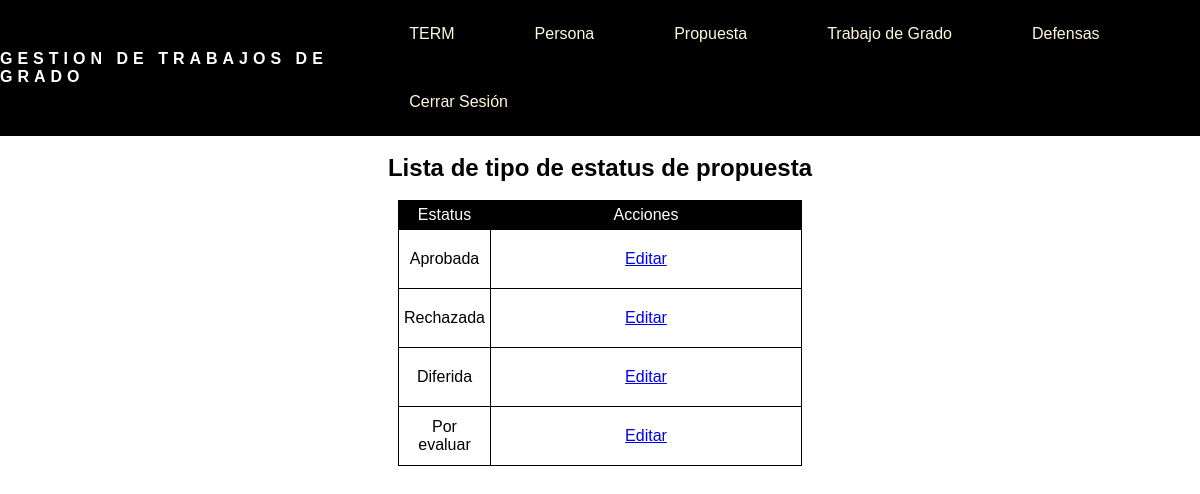
Screenshot of /consultarstatuspropuesta (signed in) with the database file from the repository.
### gestionusuarios/models.py (models this page shows, shortened)
class Statuspropuesta(models.Model):
    Estatus = models.CharField(max_length=14)

### gestionusuarios/views.py (the view)
# urls.py: path('consultarstatuspropuesta', views.consultar_statuspropuesta, name='consultar_statuspropuesta'),
def consultar_statuspropuesta(request):
    if request.user.is_authenticated:
        statuspropuestas = Statuspropuesta.objects.all()
        return render(request, "gestionusuarios/consultarstatuspropuesta.html", {'statuspropuestas': statuspropuestas})
    return redirect('/login')

### gestionusuarios/templates/gestionusuarios/consultarstatuspropuesta.html (shortened to what this page needs)
{% load static %}
<head>
    <link rel="stylesheet" href="{% static 'gestionusuarios/styles/nav.css' %}">
    <link rel="stylesheet" href="{% static 'gestionusuarios/styles/formulario.css' %}">
    <link rel="stylesheet" href="{% static 'gestionusuarios/styles/tablaconsultatipo.css' %}">
</head>
{% block content %}
<nav>
    <div class="logo">
        <h4>GESTION DE TRABAJOS DE GRADO</h4>
    </div>
    <ul class="nav-links">
        <li><a href="">TERM</a>
        </li>
        <li><a href="nuevo">Persona</a>
        </li>
        <li><a href="">Propuesta</a>
        </li>
        <li><a href="">Trabajo de Grado</a>
        </li>
        <li><a href="">Defensas</a>
        </li>
        <li><a href="/logout">Cerrar Sesión</a></li>
    </ul>
</nav>
<div id="listatipo">
    <h2>Lista de tipo de estatus de propuesta</h2>
    <br>
    <table class="table table-bordered">
        <thead>
            <tr>
                <td>Estatus</td>
                <td>Acciones</td>
            </tr>
        </thead>
        <tbody>
            {% for status in statuspropuestas %}
            <tr>
                <td>{{status.Estatus}}</td>
                <td>
                    <a class="btn btn-primary" href="{% url 'editar_estatusprop' status.id %}">Editar</a>
                </td>
            </tr>
            {% endfor %}
        </tbody>
    </table>
</div>
{% endblock %}

### gestionusuarios/static/gestionusuarios/styles/nav.css (style rules this page uses)
* { margin: 0px; padding: 0px; box-sizing: border-box; }
nav { display: flex; justify-content: space-around; align-items: center; min-height: 10vh; background-color: black; color: white; font-family: Arial, Helvetica, sans-serif; }
.logo { text-transform: uppercase; letter-spacing: 5px; }
ul { list-style: none; }
.nav-links a { background-color: black; color: cornsilk; text-decoration: none; padding: 25px 40px; display: block; }
.nav-links > li { float: left; }

### gestionusuarios/static/gestionusuarios/styles/formulario.css (style rules this page uses)
.btn { width: 300px; border-radius: 2px; display: inline-block; padding: 15px 15px; font-family: Arial, Helvetica, sans-serif; }

### gestionusuarios/static/gestionusuarios/styles/tablaconsultatipo.css (style rules this page uses)
#listatipo { font-family: Arial, Helvetica, sans-serif; text-align: center; }
.table { background-color: white; color: black; text-align: center; border-collapse: collapse; width: 350px; margin: 0 auto; }
th, td { border: solid 1px black; padding: 5px; }
thead { background-color: black; color: white; }

### rows the page displays
Statuspropuesta: Estatus "Aprobada"
Statuspropuesta: Estatus "Rechazada"
Statuspropuesta: Estatus "Diferida"
Statuspropuesta: Estatus "Por evaluar"
